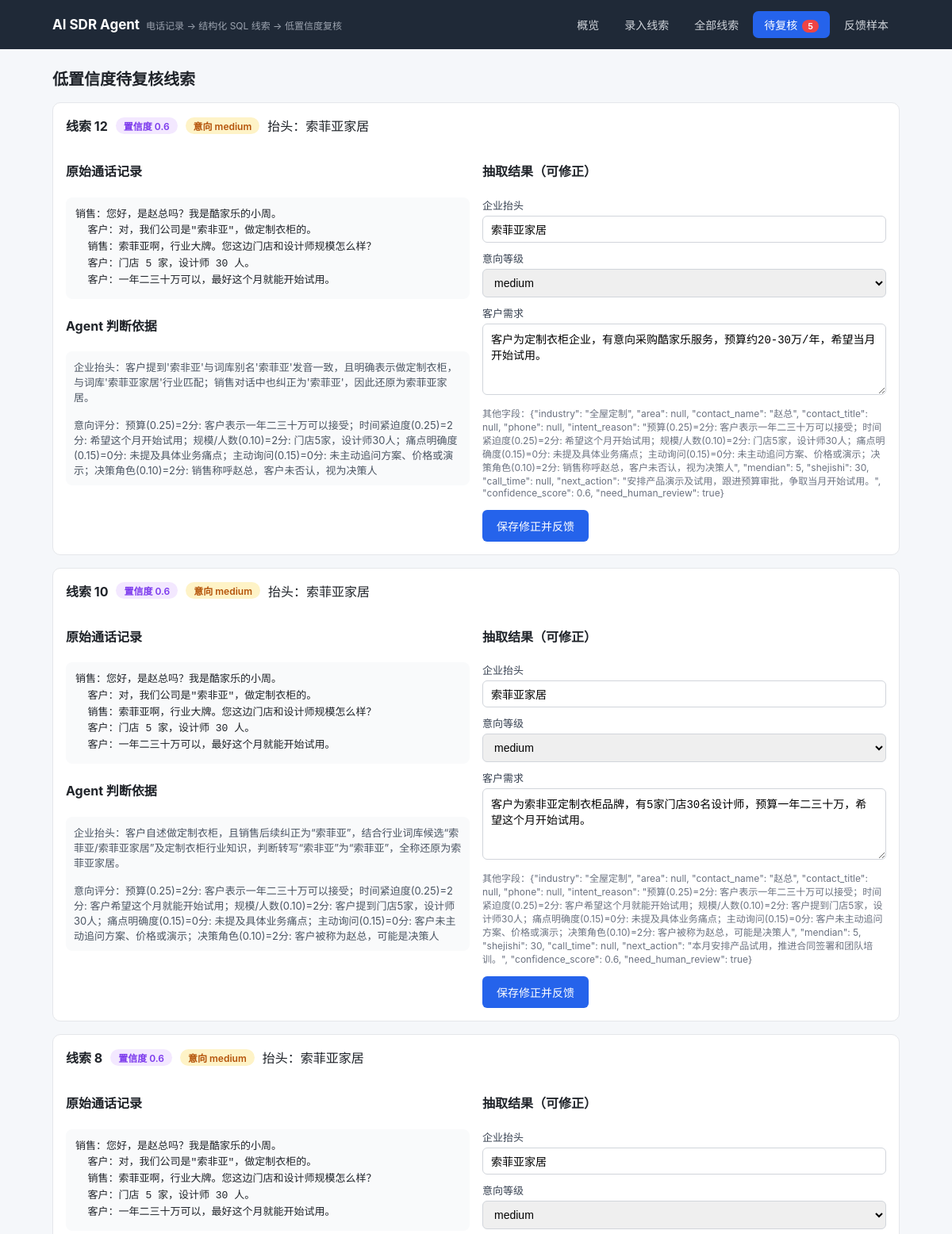
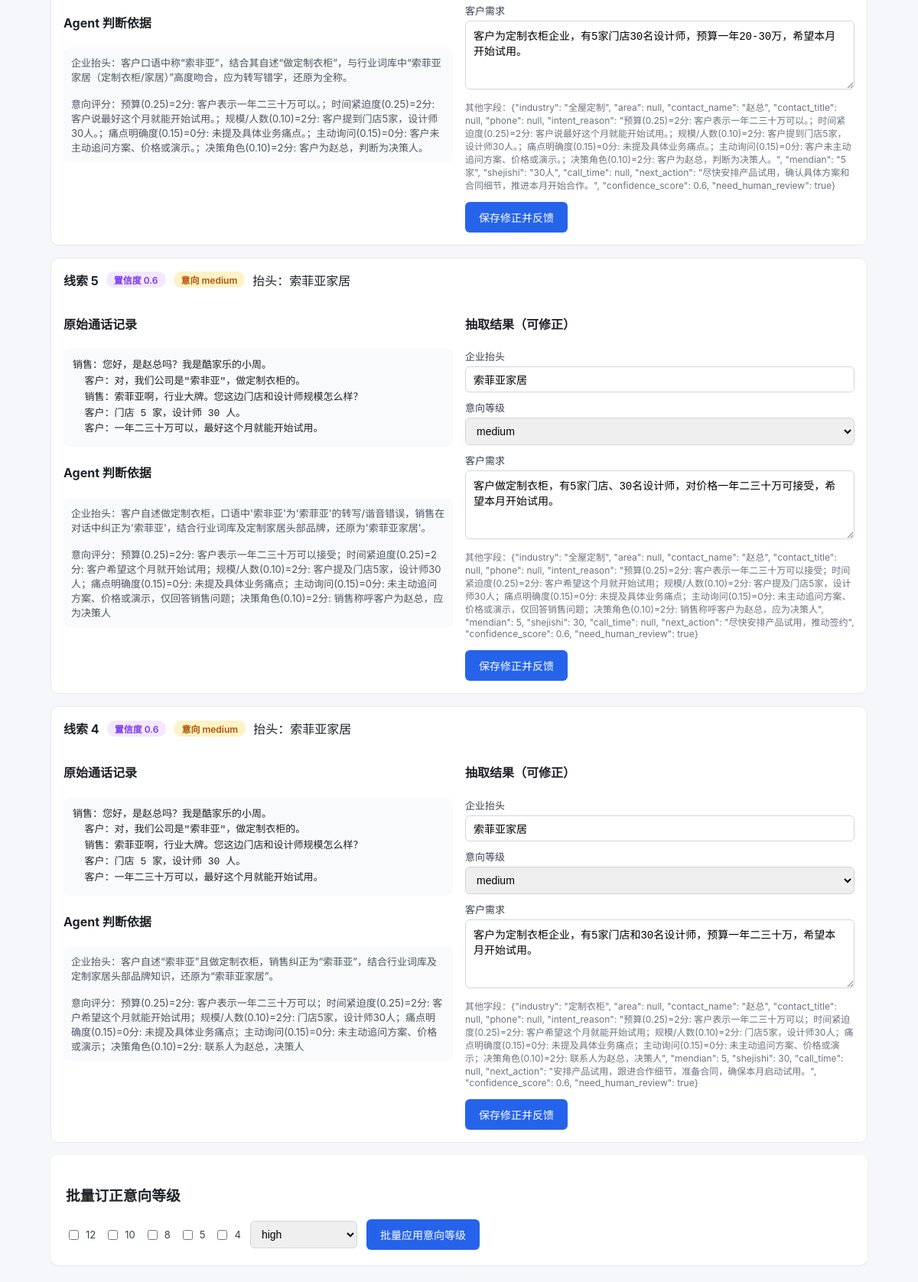
Screenshot of /review with the database file from the repository (2 pictures, top to bottom).
### tables this page shows
CREATE TABLE leads (
            id INTEGER PRIMARY KEY AUTOINCREMENT,
            transcript TEXT,
            result TEXT,
            confidence REAL,
            need_review INTEGER,
            status TEXT DEFAULT 'pending',
            created_at TEXT DEFAULT (datetime('now', 'localtime'))
        );

### app.py (the view, shortened to what this page needs)
@app.route("/review", methods=["GET", "POST"])
def review():
    leads = db.list_leads(need_review_only=True)
    for lead in leads:
        lead["others"] = _other_fields(lead["result"])
    return render_template(
        "review.html", active="review", leads=leads, intent_options=INTENT_OPTIONS
    )

### app.py (called while the page is built)
@app.context_processor
def inject_globals():
    return {"pending_count": db.count_pending_review()}

def _other_fields(result):
    keys = [k for k in schema.SQL_FIELDS if k not in EDITABLE_FIELDS]
    return json.dumps({k: result.get(k) for k in keys}, ensure_ascii=False)

### db.py (called while the page is built)
def get_conn():
    conn = sqlite3.connect(DB_PATH)
    conn.row_factory = sqlite3.Row
    return conn

def list_leads(need_review_only=True, status="pending"):
    conn = get_conn()
    if need_review_only:
        rows = conn.execute(
            "SELECT * FROM leads WHERE need_review = 1 AND status = ? ORDER BY id DESC",
            (status,),
        ).fetchall()
    else:
        rows = conn.execute("SELECT * FROM leads ORDER BY id DESC").fetchall()
    conn.close()
    out = []
    for r in rows:
        d = dict(r)
        d["result"] = json.loads(d["result"])
        out.append(d)
    return out

def count_pending_review():
    conn = get_conn()
    n = conn.execute(
        "SELECT COUNT(*) FROM leads WHERE need_review = 1 AND status = 'pending'"
    ).fetchone()[0]
    conn.close()
    return n

### templates/review.html (shortened to what this page needs)
{% extends "base.html" %}
{% block content %}
<h2 class="page-title">低置信度待复核线索</h2>
{% for lead in leads %}
<div class="card">
  <div class="card-header">
    <strong>线索 {{ lead.id }}</strong>
    <span class="badge review">置信度 {{ lead.confidence }}</span>
    <span class="badge {{ lead.result.intent_level or 'low' }}">意向 {{ lead.result.intent_level or '未知' }}</span>
    <span>抬头：{{ lead.result.company_name or '未识别' }}</span>
  </div>
  <div class="cols">
    <div class="col">
      <h4>原始通话记录</h4>
      <pre>{{ lead.transcript }}</pre>
      <h4>Agent 判断依据</h4>
      <div class="meta">
        企业抬头：{{ lead.result._meta.company_reason or '无' }}<br><br>
        意向评分：{{ lead.result.intent_reason or '无' }}
      </div>
    </div>
    <div class="col">
      <h4>抽取结果（可修正）</h4>
      <form method="post">
        <label>企业抬头</label>
        <input name="company_name" value="{{ lead.result.company_name or '' }}">
        <label>意向等级</label>
        <select name="intent_level">
          {% for opt in intent_options %}
            <option value="{{ opt }}" {% if opt == lead.result.intent_level %}selected{% endif %}>{{ opt }}</option>
          {% endfor %}
        </select>
        <label>客户需求</label>
        <textarea name="demand_summary">{{ lead.result.demand_summary or '' }}</textarea>
        <div class="others">其他字段：{{ lead.others }}</div>
        <div class="actions">
          <button type="submit">保存修正并反馈</button>
        </div>
      </form>
    </div>
  </div>
</div>
{% endfor %}
{% if leads %}
<div class="panel">
  <h3>批量订正意向等级</h3>
  <form method="post">
    <div class="batch-row">
      {% for lead in leads %}
        <label style="display:inline-flex; gap:6px; align-items:center; margin:0;">
          <input type="checkbox" name="lead_ids" value="{{ lead.id }}" style="width:auto;">
          {{ lead.id }}
        </label>
      {% endfor %}
      <select name="intent_level" style="width:140px;">
        {% for opt in intent_options %}<option value="{{ opt }}">{{ opt }}</option>{% endfor %}
      </select>
      <button type="submit">批量应用意向等级</button>
    </div>
  </form>
</div>
{% endif %}
{% endblock %}

### templates/base.html (style rules this page uses)
* { box-sizing: border-box; }
body { font-family: -apple-system, "PingFang SC", "Microsoft YaHei", sans-serif; margin: 0; background: #f5f7fa; color: #1f2329; }
.page-title { font-size: 20px; margin: 0 0 16px; }
.panel { background: #fff; border-radius: 10px; padding: 20px; margin-bottom: 20px; box-shadow: 0 1px 3px rgba(0,0,0,.08); }
textarea, input, select { font-size: 14px; padding: 8px 10px; border: 1px solid #d1d5db; border-radius: 6px; width: 100%; }
textarea { min-height: 90px; }
label { display: block; font-size: 13px; color: #374151; margin: 10px 0 4px; }
button { background: #2563eb; color: #fff; border: 0; padding: 10px 18px; border-radius: 6px; cursor: pointer; font-size: 14px; }
.card { border: 1px solid #e5e7eb; border-radius: 10px; padding: 16px; margin-bottom: 16px; background: #fff; }
.card-header { display: flex; gap: 10px; align-items: center; margin-bottom: 12px; flex-wrap: wrap; }
.badge { padding: 2px 10px; border-radius: 999px; font-size: 12px; font-weight: 600; }
.badge.medium { background: #fef3c7; color: #b45309; }
.badge.review { background: #f3e8ff; color: #7c3aed; }
.cols { display: flex; gap: 16px; flex-wrap: wrap; }
.col { flex: 1 1 420px; min-width: 320px; }
pre { background: #f9fafb; padding: 12px; border-radius: 8px; white-space: pre-wrap; font-size: 13px; line-height: 1.6; }
.meta { font-size: 13px; color: #4b5563; background: #f9fafb; padding: 10px; border-radius: 8px; }
.others { font-size: 12px; color: #6b7280; margin-top: 10px; }
.batch-row { display: flex; gap: 12px; align-items: center; flex-wrap: wrap; }
.actions { display: flex; gap: 10px; flex-wrap: wrap; margin-top: 14px; }

### rows the page displays
leads: id "12", confidence "0.6", result "medium", result "索菲亚家居", transcript "销售：您好，是赵总吗？我是酷家乐的小周。 客户：对，我们公司是\"索非亚\"，做定制衣柜的。 销售：索菲亚啊，行业大牌。您这边门店和设计师规模怎么样？ 客户：门店 5 家，设计师 30 人。 客户：一年二三十万可以，最好这个月就能开始试用。", result._meta "客户提到'索非亚'与词库别名'索菲亚'发音一致，且明确表示做定制衣柜，与词库'索菲亚家居'行业匹配；销售对话中也纠正为'索菲亚'，因此还原为索菲亚家居。", result "预算(0.25)=2分: 客户表示一年二三十万可以接受；时间紧迫度(0.25)=2分: 希望这个月开始试用；规模/人数(0.10)=2分: 门店5家，设计师30人；痛点明确度(0.15)=0分: 未提及具体业务痛点；主动询问(0.15)=0分: 未主动追问方案、价格或演示；决策角色(0.10)=2分: 销售称呼赵总，客户未否认，视为决策人", company_name "索菲亚家居", demand_summary "客户为定制衣柜企业，有意向采购酷家乐服务，预算约20-30万/年，希望当月开始试用。", others "{\"industry\": \"全屋定制\", \"area\": null, \"contact_name\": \"赵总\", \"contact_title\": null, \"phone\": null, \"intent_reason\": \"预算(0.25)=2分: 客户表示一年二三十万可以接受；时间紧迫度(0.25)=2分: 希望这个月开始试用；规模/人数(0.10)=2分: 门店5家，设计师30人；痛点明确度(0.15)=0分: 未提及具体业务痛点；主动询问(0.15)=0分: 未主动追问方案、价格或演示；决策角色(0.10)=2分: 销售称呼赵总，客户未否认，视为决策人\", \"mendian\": 5, \"shejishi\": 30, \"call_time\": null, \"next_action\": \"安排产品演示及试用，跟进预算审批，争取当月开始试用。\", \"confidence_score\": 0.6, \"need_human_review\": true}"
leads: id "10", confidence "0.6", result "medium", result "索菲亚家居", transcript "销售：您好，是赵总吗？我是酷家乐的小周。 客户：对，我们公司是\"索非亚\"，做定制衣柜的。 销售：索菲亚啊，行业大牌。您这边门店和设计师规模怎么样？ 客户：门店 5 家，设计师 30 人。 客户：一年二三十万可以，最好这个月就能开始试用。", result._meta "客户自述做定制衣柜，且销售后续纠正为“索菲亚”，结合行业词库候选“索菲亚/索菲亚家居”及定制衣柜行业知识，判断转写“索非亚”为“索菲亚”，全称还原为索菲亚家居。", result "预算(0.25)=2分: 客户表示一年二三十万可以接受；时间紧迫度(0.25)=2分: 客户希望这个月就能开始试用；规模/人数(0.10)=2分: 客户提到门店5家，设计师30人；痛点明确度(0.15)=0分: 未提及具体业务痛点；主动询问(0.15)=0分: 客户未主动追问方案、价格或演示；决策角色(0.10)=2分: 客户被称为赵总，可能是决策人", company_name "索菲亚家居", demand_summary "客户为索非亚定制衣柜品牌，有5家门店30名设计师，预算一年二三十万，希望这个月开始试用。", others "{\"industry\": \"全屋定制\", \"area\": null, \"contact_name\": \"赵总\", \"contact_title\": null, \"phone\": null, \"intent_reason\": \"预算(0.25)=2分: 客户表示一年二三十万可以接受；时间紧迫度(0.25)=2分: 客户希望这个月就能开始试用；规模/人数(0.10)=2分: 客户提到门店5家，设计师30人；痛点明确度(0.15)=0分: 未提及具体业务痛点；主动询问(0.15)=0分: 客户未主动追问方案、价格或演示；决策角色(0.10)=2分: 客户被称为赵总，可能是决策人\", \"mendian\": 5, \"shejishi\": 30, \"call_time\": null, \"next_action\": \"本月安排产品试用，推进合同签署和团队培训。\", \"confidence_score\": 0.6, \"need_human_review\": true}"
leads: id "8", confidence "0.6", result "medium", result "索菲亚家居", transcript "销售：您好，是赵总吗？我是酷家乐的小周。 客户：对，我们公司是\"索非亚\"，做定制衣柜的。 销售：索菲亚啊，行业大牌。您这边门店和设计师规模怎么样？ 客户：门店 5 家，设计师 30 人。 客户：一年二三十万可以，最好这个月就能开始试用。", result._meta "客户口语中称“索非亚”，结合其自述“做定制衣柜”，与行业词库中“索菲亚家居（定制衣柜/家居）”高度吻合，应为转写错字，还原为全称。", result "预算(0.25)=2分: 客户表示一年二三十万可以。；时间紧迫度(0.25)=2分: 客户说最好这个月就能开始试用。；规模/人数(0.10)=2分: 客户提到门店5家，设计师30人。；痛点明确度(0.15)=0分: 未提及具体业务痛点。；主动询问(0.15)=0分: 客户未主动追问方案、价格或演示。；决策角色(0.10)=2分: 客户为赵总，判断为决策人。", company_name "索菲亚家居", demand_summary "客户为定制衣柜企业，有5家门店30名设计师，预算一年20-30万，希望本月开始试用。", others "{\"industry\": \"全屋定制\", \"area\": null, \"contact_name\": \"赵总\", \"contact_title\": null, \"phone\": null, \"intent_reason\": \"预算(0.25)=2分: 客户表示一年二三十万可以。；时间紧迫度(0.25)=2分: 客户说最好这个月就能开始试用。；规模/人数(0.10)=2分: 客户提到门店5家，设计师30人。；痛点明确度(0.15)=0分: 未提及具体业务痛点。；主动询问(0.15)=0分: 客户未主动追问方案、价格或演示。；决策角色(0.10)=2分: 客户为赵总，判断为决策人。\", \"mendian\": \"5家\", \"shejishi\": \"30人\", \"call_time\": null, \"next_action\": \"尽快安排产品试用，确认具体方案和合同细节，推进本月开始合作。\", \"confidence_score\": 0.6, \"need_human_review\": true}"
leads: id "5", confidence "0.6", result "medium", result "索菲亚家居", transcript "销售：您好，是赵总吗？我是酷家乐的小周。 客户：对，我们公司是\"索非亚\"，做定制衣柜的。 销售：索菲亚啊，行业大牌。您这边门店和设计师规模怎么样？ 客户：门店 5 家，设计师 30 人。 客户：一年二三十万可以，最好这个月就能开始试用。", result._meta "客户自述做定制衣柜，口语中'索非亚'为'索菲亚'的转写/谐音错误，销售在对话中纠正为'索菲亚'，结合行业词库及定制家居头部品牌，还原为'索菲亚家居'。", result "预算(0.25)=2分: 客户表示一年二三十万可以接受；时间紧迫度(0.25)=2分: 客户希望这个月就开始试用；规模/人数(0.10)=2分: 客户提及门店5家，设计师30人；痛点明确度(0.15)=0分: 未提及具体业务痛点；主动询问(0.15)=0分: 未主动追问方案、价格或演示，仅回答销售问题；决策角色(0.10)=2分: 销售称呼客户为赵总，应为决策人", company_name "索菲亚家居", demand_summary "客户做定制衣柜，有5家门店、30名设计师，对价格一年二三十万可接受，希望本月开始试用。", others "{\"industry\": \"全屋定制\", \"area\": null, \"contact_name\": \"赵总\", \"contact_title\": null, \"phone\": null, \"intent_reason\": \"预算(0.25)=2分: 客户表示一年二三十万可以接受；时间紧迫度(0.25)=2分: 客户希望这个月就开始试用；规模/人数(0.10)=2分: 客户提及门店5家，设计师30人；痛点明确度(0.15)=0分: 未提及具体业务痛点；主动询问(0.15)=0分: 未主动追问方案、价格或演示，仅回答销售问题；决策角色(0.10)=2分: 销售称呼客户为赵总，应为决策人\", \"mendian\": 5, \"shejishi\": 30, \"call_time\": null, \"next_action\": \"尽快安排产品试用，推动签约\", \"confidence_score\": 0.6, \"need_human_review\": true}"
leads: id "4", confidence "0.6", result "medium", result "索菲亚家居", transcript "销售：您好，是赵总吗？我是酷家乐的小周。 客户：对，我们公司是\"索非亚\"，做定制衣柜的。 销售：索菲亚啊，行业大牌。您这边门店和设计师规模怎么样？ 客户：门店 5 家，设计师 30 人。 客户：一年二三十万可以，最好这个月就能开始试用。", result._meta "客户自述“索非亚”且做定制衣柜，销售纠正为“索菲亚”，结合行业词库及定制家居头部品牌知识，还原为“索菲亚家居”。", result "预算(0.25)=2分: 客户表示一年二三十万可以；时间紧迫度(0.25)=2分: 客户希望这个月就能开始试用；规模/人数(0.10)=2分: 门店5家，设计师30人；痛点明确度(0.15)=0分: 未提及具体业务痛点；主动询问(0.15)=0分: 未主动追问方案、价格或演示；决策角色(0.10)=2分: 联系人为赵总，决策人", company_name "索菲亚家居", demand_summary "客户为定制衣柜企业，有5家门店和30名设计师，预算一年二三十万，希望本月开始试用。", others "{\"industry\": \"定制衣柜\", \"area\": null, \"contact_name\": \"赵总\", \"contact_title\": null, \"phone\": null, \"intent_reason\": \"预算(0.25)=2分: 客户表示一年二三十万可以；时间紧迫度(0.25)=2分: 客户希望这个月就能开始试用；规模/人数(0.10)=2分: 门店5家，设计师30人；痛点明确度(0.15)=0分: 未提及具体业务痛点；主动询问(0.15)=0分: 未主动追问方案、价格或演示；决策角色(0.10)=2分: 联系人为赵总，决策人\", \"mendian\": 5, \"shejishi\": 30, \"call_time\": null, \"next_action\": \"安排产品试用，跟进合作细节，准备合同，确保本月启动试用。\", \"confidence_score\": 0.6, \"need_human_review\": true}"

### other values shown
{{ pending_count }} "5"
form field intent_level "medium"
form field intent_level "high"
